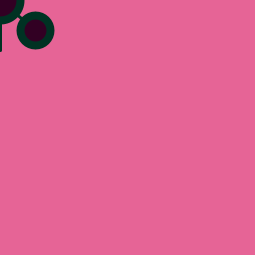
Frame 1 (no input)
Frame 60 (the mouse pressed at the canvas centre just before this capture): identical to frame 1, image omitted
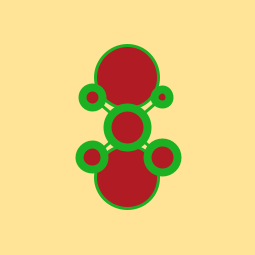
Frame 120 (the mouse held since frame 60 and released just before this capture)

The Processing sketch that drew these frames (run headless with seeded random() and noise(); from frame 60 on, the mouse is pressed at the canvas centre):

// Processing sketch: processing_96208
// ── processing_96208.pde

float mides=mouseY/2;
float dosmides=mouseX/2;
void setup() {
 size(255,255); 

 
 }

void draw() {
  
   background(mouseX+230,mouseY+100,150);
    float mides= mouseY/2;
    float dosmides= mouseX/2;
//Colors variant
   fill(mouseX+50,mouseY-100,35);
   stroke(mouseX-100, mouseY+50,35); 
   
 //Dibuix    
  //fill(255,0,0);
  //stroke(255);
  strokeWeight(3);
  line(mouseX,mouseY,mouseX+35,mouseY-30);
  line(mouseX,mouseY,mouseX-35,mouseY-30);
  line(mouseX,mouseY,mouseX-35,mouseY+30);
  line(mouseX,mouseY,mouseX+35,mouseY+30);
  
  //Verticals
    line(mouseX,mouseY,mouseX,mouseY+50);
    ellipse(mouseX,mouseY+50,mides,mides);
    
    line(mouseX,mouseY,mouseX,mouseY-50);
    ellipse(mouseX,mouseY-50,dosmides,dosmides);
  
 // Resta elipses
  strokeWeight(8);
  ellipse(mouseX, mouseY, 40,40);
 
  ellipse(mouseX+35,mouseY-30,15,15);
  ellipse(mouseX-35,mouseY-30,20,20);
  ellipse(mouseX-35,mouseY+30,25,25);
  ellipse(mouseX+35,mouseY+30,30,30);
  
   
  
  }
